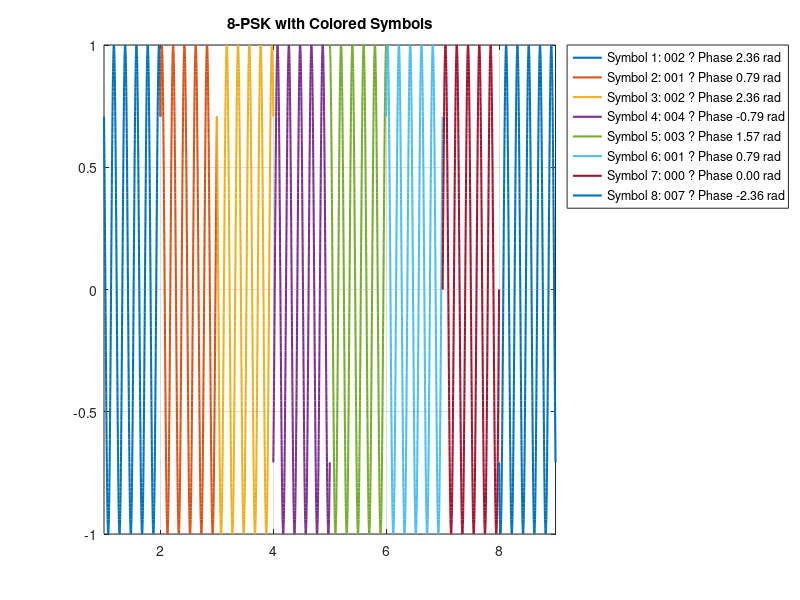

Write MATLAB code to recreate this figure.
close all;
clc;
f=5;
x=[0 1 0 0 0 1 0 1 0 1 0 0 0 1 1 0 0 1 0 0 0 1 1 1]; % 24-bit

symbols = reshape(x,3,[])';
nx=size(symbols,1);

colors = lines(nx);
labels = cell(nx,1); % cell array

i=1;
while i<=nx
    
    t = i:0.001:i+1;
    val = symbols(i,1)*4 + symbols(i,2)*2 + symbols(i,3);
    
    if val==0
        phase=0;
    elseif val==1
        phase=pi/4;
    elseif val==2
        phase=3*pi/4;
    elseif val==3
        phase=pi/2;
    elseif val==4
        phase=-pi/4;
    elseif val==5
        phase=-pi/2;
    elseif val==6
        phase=pi;
    else
        phase=-3*pi/4;
    end
    
    psk = sin(2*pi*f*t + phase);
    
    plot(t,psk,'Color',colors(i,:),'LineWidth',1.5);
    hold on;
    grid on;
    
    labels{i} = sprintf('Symbol %d: %03d ? Phase %.2f rad', i, val, phase);
    
    i=i+1;
end

axis([1 nx+1 -1 1]);
title('8-PSK with Colored Symbols')
legend(labels,'Location','northeastoutside');
